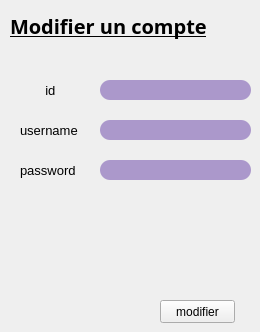
     <widget class="QWidget" name="page_12">
      <widget class="QLabel" name="label_43">
       <property name="geometry">
        <rect>
         <x>10</x>
         <y>10</y>
         <width>241</width>
         <height>31</height>
        </rect>
       </property>
       <property name="font">
        <font>
         <family>Quicksand</family>
         <pointsize>15</pointsize>
         <weight>75</weight>
         <italic>false</italic>
         <bold>true</bold>
         <underline>true</underline>
        </font>
       </property>
       <property name="styleSheet">
        <string notr="true">font: 75 15pt &quot;Quicksand&quot;;
text-decoration: underline;
font-weight:bold;</string>
       </property>
       <property name="text">
        <string>Modifier un compte</string>
       </property>
      </widget>
      <widget class="QLineEdit" name="lineEdit_57">
       <property name="geometry">
        <rect>
         <x>100</x>
         <y>160</y>
         <width>151</width>
         <height>20</height>
        </rect>
       </property>
       <property name="styleSheet">
        <string notr="true">border-color: rgb(255, 255, 255);

border-radius: 10px;
background-color: rgb(171, 152, 203);</string>
       </property>
      </widget>
      <widget class="QLineEdit" name="lineEdit_58">
       <property name="geometry">
        <rect>
         <x>100</x>
         <y>120</y>
         <width>151</width>
         <height>20</height>
        </rect>
       </property>
       <property name="styleSheet">
        <string notr="true">border-color: rgb(255, 255, 255);

border-radius: 10px;
background-color: rgb(171, 152, 203);</string>
       </property>
      </widget>
      <widget class="QLineEdit" name="lineEdit_59">
       <property name="geometry">
        <rect>
         <x>100</x>
         <y>80</y>
         <width>151</width>
         <height>20</height>
        </rect>
       </property>
       <property name="styleSheet">
        <string notr="true">border-color: rgb(255, 255, 255);

border-radius: 10px;
background-color: rgb(171, 152, 203);</string>
       </property>
      </widget>
      <widget class="QLabel" name="label_44">
       <property name="geometry">
        <rect>
         <x>20</x>
         <y>80</y>
         <width>71</width>
         <height>20</height>
        </rect>
       </property>
       <property name="font">
        <font>
         <pointsize>10</pointsize>
        </font>
       </property>
       <property name="text">
        <string>       id</string>
       </property>
      </widget>
      <widget class="QLabel" name="label_45">
       <property name="geometry">
        <rect>
         <x>20</x>
         <y>120</y>
         <width>71</width>
         <height>20</height>
        </rect>
       </property>
       <property name="font">
        <font>
         <pointsize>10</pointsize>
        </font>
       </property>
       <property name="text">
        <string>username</string>
       </property>
      </widget>
      <widget class="QLabel" name="label_46">
       <property name="geometry">
        <rect>
         <x>20</x>
         <y>160</y>
         <width>71</width>
         <height>20</height>
        </rect>
       </property>
       <property name="font">
        <font>
         <pointsize>10</pointsize>
        </font>
       </property>
       <property name="text">
        <string>password</string>
       </property>
      </widget>
      <widget class="QPushButton" name="pushButton_modcomp">
       <property name="geometry">
        <rect>
         <x>160</x>
         <y>300</y>
         <width>75</width>
         <height>23</height>
        </rect>
       </property>
       <property name="text">
        <string>modifier</string>
       </property>
      </widget>
     </widget>
